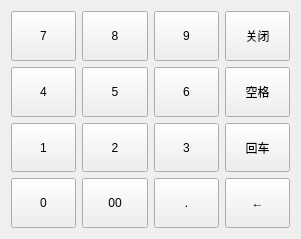
<?xml version="1.0" encoding="UTF-8"?>
<ui version="4.0">
 <class>InputMethodNumber</class>
 <widget class="QWidget" name="InputMethodNumber">
  <property name="geometry">
   <rect>
    <x>0</x>
    <y>0</y>
    <width>301</width>
    <height>239</height>
   </rect>
  </property>
  <property name="windowTitle">
   <string>数字键盘</string>
  </property>
  <layout class="QGridLayout" name="gridLayout">
   <item row="0" column="0">
    <widget class="QPushButton" name="btn7">
     <property name="sizePolicy">
      <sizepolicy hsizetype="Ignored" vsizetype="Expanding">
       <horstretch>0</horstretch>
       <verstretch>0</verstretch>
      </sizepolicy>
     </property>
     <property name="focusPolicy">
      <enum>Qt::NoFocus</enum>
     </property>
     <property name="text">
      <string>7</string>
     </property>
     <property name="flat">
      <bool>false</bool>
     </property>
    </widget>
   </item>
   <item row="0" column="1">
    <widget class="QPushButton" name="btn8">
     <property name="sizePolicy">
      <sizepolicy hsizetype="Ignored" vsizetype="Expanding">
       <horstretch>0</horstretch>
       <verstretch>0</verstretch>
      </sizepolicy>
     </property>
     <property name="focusPolicy">
      <enum>Qt::NoFocus</enum>
     </property>
     <property name="text">
      <string>8</string>
     </property>
     <property name="flat">
      <bool>false</bool>
     </property>
    </widget>
   </item>
   <item row="0" column="2">
    <widget class="QPushButton" name="btn9">
     <property name="sizePolicy">
      <sizepolicy hsizetype="Ignored" vsizetype="Expanding">
       <horstretch>0</horstretch>
       <verstretch>0</verstretch>
      </sizepolicy>
     </property>
     <property name="focusPolicy">
      <enum>Qt::NoFocus</enum>
     </property>
     <property name="text">
      <string>9</string>
     </property>
    </widget>
   </item>
   <item row="0" column="3">
    <widget class="QPushButton" name="btnClose">
     <property name="sizePolicy">
      <sizepolicy hsizetype="Ignored" vsizetype="Expanding">
       <horstretch>0</horstretch>
       <verstretch>0</verstretch>
      </sizepolicy>
     </property>
     <property name="focusPolicy">
      <enum>Qt::NoFocus</enum>
     </property>
     <property name="text">
      <string>关闭</string>
     </property>
    </widget>
   </item>
   <item row="1" column="0">
    <widget class="QPushButton" name="btn4">
     <property name="sizePolicy">
      <sizepolicy hsizetype="Ignored" vsizetype="Expanding">
       <horstretch>0</horstretch>
       <verstretch>0</verstretch>
      </sizepolicy>
     </property>
     <property name="focusPolicy">
      <enum>Qt::NoFocus</enum>
     </property>
     <property name="text">
      <string>4</string>
     </property>
     <property name="flat">
      <bool>false</bool>
     </property>
    </widget>
   </item>
   <item row="1" column="1">
    <widget class="QPushButton" name="btn5">
     <property name="sizePolicy">
      <sizepolicy hsizetype="Ignored" vsizetype="Expanding">
       <horstretch>0</horstretch>
       <verstretch>0</verstretch>
      </sizepolicy>
     </property>
     <property name="focusPolicy">
      <enum>Qt::NoFocus</enum>
     </property>
     <property name="text">
      <string>5</string>
     </property>
     <property name="flat">
      <bool>false</bool>
     </property>
    </widget>
   </item>
   <item row="1" column="2">
    <widget class="QPushButton" name="btn6">
     <property name="sizePolicy">
      <sizepolicy hsizetype="Ignored" vsizetype="Expanding">
       <horstretch>0</horstretch>
       <verstretch>0</verstretch>
      </sizepolicy>
     </property>
     <property name="focusPolicy">
      <enum>Qt::NoFocus</enum>
     </property>
     <property name="text">
      <string>6</string>
     </property>
    </widget>
   </item>
   <item row="1" column="3">
    <widget class="QPushButton" name="btnSpace">
     <property name="sizePolicy">
      <sizepolicy hsizetype="Ignored" vsizetype="Expanding">
       <horstretch>0</horstretch>
       <verstretch>0</verstretch>
      </sizepolicy>
     </property>
     <property name="focusPolicy">
      <enum>Qt::NoFocus</enum>
     </property>
     <property name="text">
      <string>空格</string>
     </property>
    </widget>
   </item>
   <item row="2" column="0">
    <widget class="QPushButton" name="btn1">
     <property name="sizePolicy">
      <sizepolicy hsizetype="Ignored" vsizetype="Expanding">
       <horstretch>0</horstretch>
       <verstretch>0</verstretch>
      </sizepolicy>
     </property>
     <property name="focusPolicy">
      <enum>Qt::NoFocus</enum>
     </property>
     <property name="text">
      <string>1</string>
     </property>
     <property name="flat">
      <bool>false</bool>
     </property>
    </widget>
   </item>
   <item row="2" column="1">
    <widget class="QPushButton" name="btn2">
     <property name="sizePolicy">
      <sizepolicy hsizetype="Ignored" vsizetype="Expanding">
       <horstretch>0</horstretch>
       <verstretch>0</verstretch>
      </sizepolicy>
     </property>
     <property name="focusPolicy">
      <enum>Qt::NoFocus</enum>
     </property>
     <property name="text">
      <string>2</string>
     </property>
     <property name="flat">
      <bool>false</bool>
     </property>
    </widget>
   </item>
   <item row="2" column="2">
    <widget class="QPushButton" name="btn3">
     <property name="sizePolicy">
      <sizepolicy hsizetype="Ignored" vsizetype="Expanding">
       <horstretch>0</horstretch>
       <verstretch>0</verstretch>
      </sizepolicy>
     </property>
     <property name="focusPolicy">
      <enum>Qt::NoFocus</enum>
     </property>
     <property name="text">
      <string>3</string>
     </property>
    </widget>
   </item>
   <item row="2" column="3">
    <widget class="QPushButton" name="btnEnter">
     <property name="sizePolicy">
      <sizepolicy hsizetype="Ignored" vsizetype="Expanding">
       <horstretch>0</horstretch>
       <verstretch>0</verstretch>
      </sizepolicy>
     </property>
     <property name="focusPolicy">
      <enum>Qt::NoFocus</enum>
     </property>
     <property name="text">
      <string>回车</string>
     </property>
    </widget>
   </item>
   <item row="3" column="0">
    <widget class="QPushButton" name="btn0">
     <property name="sizePolicy">
      <sizepolicy hsizetype="Ignored" vsizetype="Expanding">
       <horstretch>0</horstretch>
       <verstretch>0</verstretch>
      </sizepolicy>
     </property>
     <property name="focusPolicy">
      <enum>Qt::NoFocus</enum>
     </property>
     <property name="text">
      <string>0</string>
     </property>
    </widget>
   </item>
   <item row="3" column="1">
    <widget class="QPushButton" name="btn00">
     <property name="sizePolicy">
      <sizepolicy hsizetype="Ignored" vsizetype="Expanding">
       <horstretch>0</horstretch>
       <verstretch>0</verstretch>
      </sizepolicy>
     </property>
     <property name="focusPolicy">
      <enum>Qt::NoFocus</enum>
     </property>
     <property name="text">
      <string>00</string>
     </property>
    </widget>
   </item>
   <item row="3" column="2">
    <widget class="QPushButton" name="btnDot">
     <property name="sizePolicy">
      <sizepolicy hsizetype="Ignored" vsizetype="Expanding">
       <horstretch>0</horstretch>
       <verstretch>0</verstretch>
      </sizepolicy>
     </property>
     <property name="focusPolicy">
      <enum>Qt::NoFocus</enum>
     </property>
     <property name="text">
      <string>.</string>
     </property>
    </widget>
   </item>
   <item row="3" column="3">
    <widget class="QPushButton" name="btnDelete">
     <property name="sizePolicy">
      <sizepolicy hsizetype="Ignored" vsizetype="Expanding">
       <horstretch>0</horstretch>
       <verstretch>0</verstretch>
      </sizepolicy>
     </property>
     <property name="focusPolicy">
      <enum>Qt::NoFocus</enum>
     </property>
     <property name="text">
      <string>←</string>
     </property>
    </widget>
   </item>
  </layout>
 </widget>
 <resources/>
 <connections/>
</ui>
